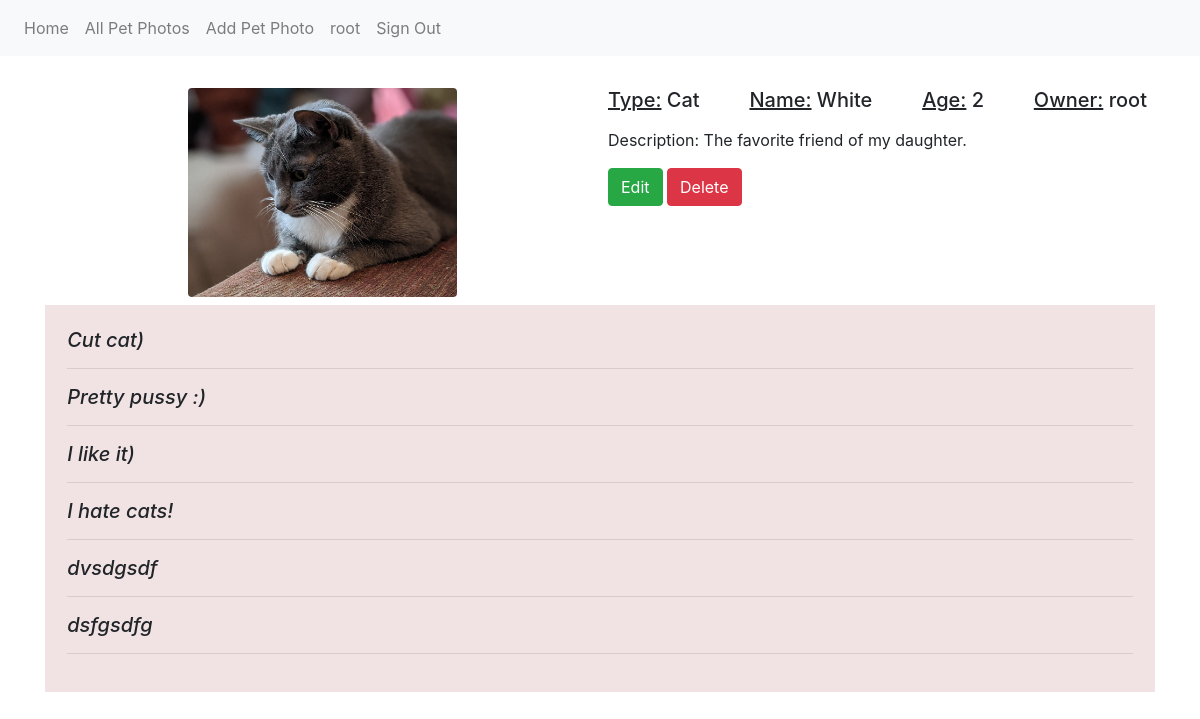
Page /pets/details/1/ (signed in) on the earlier database version.
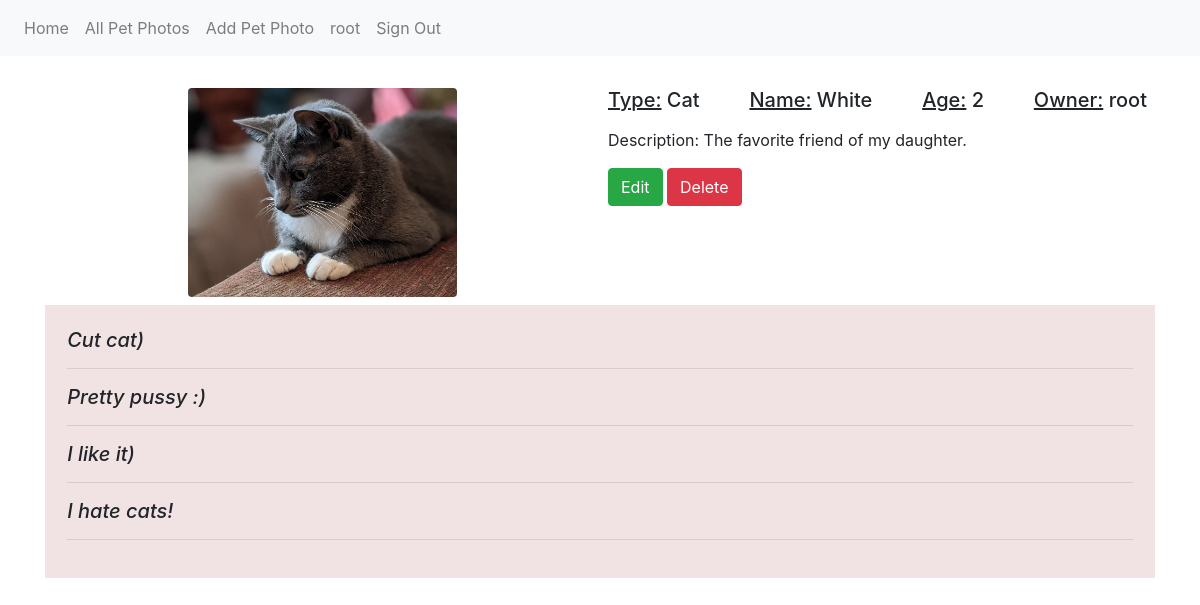
Same page on the later database version.
### common/models.py (models this page shows)
class Comment(models.Model):
    pet = models.ForeignKey(Pet, on_delete=models.CASCADE)
    comment = models.TextField(blank=False)
    user = models.ForeignKey(UserProfile, on_delete=models.CASCADE)
    def __str__(self):
        return self.comment

### pets/views.py (the view, shortened to what this page needs)
def show_pets_details_and_commits(request, pk):
    pet = Pet.objects.get(pk=pk)
    context = {
        "pet": pet,
        "comment": CommentForm(),
        'is_owner': request.user == pet.user.user,
        'has_liked': pet.like_set.filter(user_id=request.user.userprofile.id).exists(),
    }
    return render(request, 'pets/pet_detail.html', context)

### templates/pets/pet_detail.html (shortened to what this page needs)
{% extends 'base_page.html' %}
{% load static %}
{% block container %}
    <div class="container">
        <div class="d-flex">
            <div class="d-inline p-2 w-50">
                <img src="{{ pet.image.url }}" class="w-50 rounded mx-auto d-block">
            </div>
            <div class="d-inline p-2 w-50">
                <div class="d-flex justify-content-between">
                    <h5><u>Type:</u> {{ pet.type }}</h5>
                    <h5><u>Name:</u> {{ pet.name }}</h5>
                    <h5><u>Age:</u> {{ pet.age }}</h5>
                    <h5><u>Owner:</u> {{ pet.user.user.username }}</h5>
                </div>
                <p class="mt-2">Description: {{ pet.description }}</p>
                <div>
                    {% if is_owner %}
                        <a href="{% url 'pets_edit' pet.pk %}" class="btn btn-success">Edit</a>
                        <a href="{% url 'pet_delete' pet.pk %}" class="btn btn-danger">Delete</a>
                    {% endif %}
                </div>
                <br>
            </div>
         </div>
        <div class="d-block" style="background-color: #f1e3e3; padding:2%">
            {% if pet.comment_set.count > 0 %}
                {% for comment in pet.comment_set.all %}
                <div class="box">
                    <h5><em>{{ comment }}</em></h5>
                    <hr>
                </div>
                {% endfor %}
            {% else %}
                <div class="box">
                    <h3>There are no comments for this pet. </h3>
                </div>
            {% endif %}
        </div>
    </div>
{% endblock container %}

Differences in the rows shown:
removed Comment: comment "dvsdgsdf"
removed Comment: comment "dsfgsdfg"
